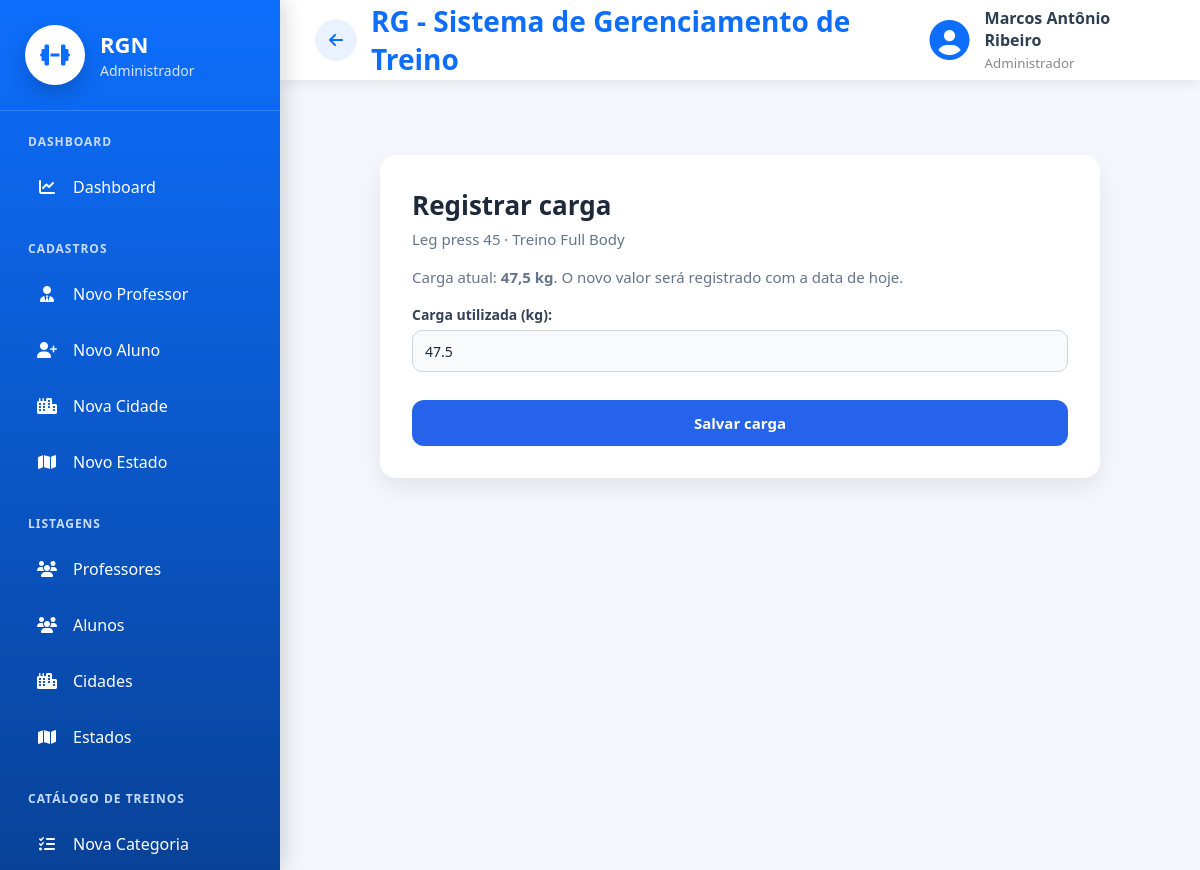
Page /exercicios/carga/registrar/241/ (signed in) on the committed database.
### cadastros/models.py (models this page shows, shortened)
class Auditoria(models.Model):
    cadastrado_em = models.DateTimeField(auto_now_add=True, verbose_name="Cadastrado em")
    atualizado_em = models.DateTimeField(auto_now=True, verbose_name="Atualizado em")
    class Meta:
        abstract = True

class Pessoa(Auditoria):
    TIPO_CHOICES = [
        ('ALUNO', 'Aluno'),
        ('PROFESSOR', 'Professor'),
        ('ADMINISTRADOR', 'Administrador')
    ]
    SEXO_CHOICES = [
        ('M', 'Masculino'),
        ('F', 'Feminino'),
        ('O', 'Outro'),
    ]
    NIVEL_CHOICES = [
        (1, 'Iniciante'),
        (2, 'Intermediário'),
        (3, 'Avançado'),
    ]
    tipo = models.CharField(max_length=20, choices=TIPO_CHOICES, verbose_name="Tipo de Pessoa")
    nome = models.CharField(max_length=50, verbose_name="Nome")
    data_nascimento = models.DateField(verbose_name="Data de nascimento",null=True,blank=True,validators=[validar_data_nascimento],)
    cpf = models.CharField(max_length=11, unique=True, verbose_name="CPF")
    telefone = models.CharField(max_length=15, verbose_name="Telefone")
    objetivo = models.TextField(verbose_name="Objetivo", null=True, blank=True)
    sexo = models.CharField(max_length=20, choices=SEXO_CHOICES, verbose_name="Sexo", null=True, blank=True)
    nivel = models.IntegerField(choices=NIVEL_CHOICES, verbose_name="Nível", null=True, blank=True)
    cidade = models.ForeignKey(Cidade, on_delete=models.PROTECT)
    professor = models.ForeignKey("self", on_delete=models.PROTECT, related_name="alunos", limit_choices_to={"tipo": "PROFESSOR"}, null=True, blank=True)
    usuario = models.OneToOneField("auth.User", on_delete=models.CASCADE, related_name="pessoa_usuario")
    precisa_trocar_senha = models.BooleanField(default=False, verbose_name="Precisa trocar a senha")

### exercicio/models.py (models this page shows, shortened)
class ExercicioTreino(Auditoria):
    treino = models.ForeignKey(Treino, on_delete=models.PROTECT, related_name="exercicio_do_treino")
    exercicio = models.ForeignKey(Exercicio, on_delete=models.PROTECT)
    series = models.IntegerField(verbose_name="Séries")
    repeticoes = models.IntegerField(verbose_name="Repetições")
    descanso = models.IntegerField(verbose_name="Descanso")
    peso_atual = models.FloatField(verbose_name="Peso Atual")
    cadastrado_por = models.ForeignKey(Pessoa, on_delete=models.PROTECT)

class Exercicio(Auditoria):
    nome = models.CharField(max_length=100, verbose_name="Nome do Exercicio")
    categoria = models.ForeignKey(Categoria, on_delete=models.PROTECT)
    descricao = models.CharField(max_length=150, verbose_name="Descrição")
    cadastrado_por = models.ForeignKey(Pessoa, on_delete=models.PROTECT)

class Treino(Auditoria):
    aluno = models.ForeignKey(Pessoa, on_delete=models.PROTECT, related_name="Treinos")
    nome_treino = models.CharField(max_length=20, verbose_name="Nome do Treino")
    data_inicio = models.DateField(verbose_name="Data de Inicio")
    data_fim = models.DateField(verbose_name="Data de Encerramento")
    descricao = models.CharField(max_length=100, verbose_name="Descrição")
    cadastrado_por = models.ForeignKey(Pessoa, on_delete=models.PROTECT)

### exercicio/views.py (the view, shortened to what this page needs)
# urls.py: path('carga/registrar/<int:pk>/', RegistrarCarga.as_view(), name='registrar-carga'),
class RegistrarCarga(SomenteDoMeuAlunoMixin, LoginRequiredMixin, GroupRequiredMixin, UpdateView):
    campo_aluno = 'treino__aluno'
    model = ExercicioTreino
    fields = ['peso_atual']
    template_name = 'registrar_carga.html'
    group_required = ["Professor", "Administrador", "Aluno"]
    def get_form(self, form_class=None):
        form = super().get_form(form_class)
        form.fields['peso_atual'].label = 'Carga utilizada (kg)'
        return form

### cadastros/permissoes.py (called while the page is built, shortened)
def eh_admin(user):
    return user.is_superuser or user.groups.filter(name="Administrador").exists()

def alunos_do_usuario(user):
    if eh_admin(user):
        return Pessoa.objects.filter(tipo="ALUNO")

    def get_queryset(self):
        return super().get_queryset().filter(
            **{f"{self.campo_aluno}__in": alunos_do_usuario(self.request.user)}
        )

### exercicio/templates/registrar_carga.html (shortened to what this page needs)
{% extends 'modelo.html' %}
{% load static %}
{% block css %}
<link rel="stylesheet" href="{% static 'css/cadastros/form.css' %}">
<link rel="stylesheet" href="{% static 'css/paginas/modelo.css' %}">
{% endblock %}
{% block main %}
<div class="form-page">
    <div class="form-card">
        <h2>Registrar carga</h2>
        <p>{{ object.exercicio.nome }} · Treino {{ object.treino.nome_treino }}</p>
        <p>
            Carga atual: <strong>{{ object.peso_atual|floatformat:"-1" }} kg</strong>.
            O novo valor será registrado com a data de hoje.
        </p>
        <form method="POST">
            {{ form.as_p }}
            <button type="submit" class="btn-salvar">Salvar carga</button>
        </form>
    </div>
</div>
{% endblock %}

### paginas/templates/modelo.html (shortened to what this page needs)
{% load static %}
<!DOCTYPE html>
<html lang="pt-br">
<head>
    <link rel="stylesheet" href="{% static 'css/paginas/modelo.css' %}">
    <link rel="stylesheet" href="{% static 'css/paginas/menu.css' %}">
    <link rel="stylesheet" href="{% static 'css/paginas/dashboard/dashboard_admin.css' %}">
    <link rel="stylesheet" href="{% static 'css/paginas/dashboard/dashboard_aluno.css' %}">
    <link rel="stylesheet" href="{% static 'css/paginas/dashboard/dashboard_professor.css' %}">
    <link rel="stylesheet" href="https://cdnjs.cloudflare.com/ajax/libs/font-awesome/6.7.2/css/all.min.css">
    <link rel="stylesheet" href="{% static 'css/global/ordenar_tabela.css' %}">
    <link rel="stylesheet" href="{% static 'css/global/acoes_dropdown.css' %}">
    <link rel="stylesheet" href="{% static 'css/global/kpi_cards.css' %}">
    {% block css %}
    {% endblock %}
</head>
<body>
    <div class="layout">
        {% if request.user.is_authenticated %}
        {% if is_admin %}
        {% include 'menus/menu_admin.html' %}
        {% elif is_professor %}
        {% include 'menus/menu_professor.html' %}
        {% elif is_aluno %}
        {% include 'menus/menu_aluno.html' %}
        {% endif %}
        {% endif %}
        <div class="main-area">
            <header class="topbar">
                <div class="titulo">
                    {% if request.user.is_authenticated %}
                    {% if request.resolver_match.url_name != 'inicio' %}
                    <a href="{% url 'inicio' %}" id="btn-voltar" class="btn-voltar-topo" title="Voltar">
                        <i class="fas fa-arrow-left"></i>
                    </a>
                    {% endif %}
                    {% endif %}
                    <h2>
                        {% block titulo %}
                        RG - Sistema de Gerenciamento de Treino
                        {% endblock %}
                    </h2>
                </div>
                {% if request.user.is_authenticated %}
                <div class="usuario">
                    <i class="fas fa-circle-user"></i>
                    <div>
                        <strong>
                            {{ request.user.pessoa_usuario.nome }}
                        </strong>
                        <small>
                            {% if is_admin %}
                            Administrador
                            {% elif is_professor %}
                            Professor
                            {% elif is_aluno %}
                            Aluno
                            {% endif %}
                        </small>
                    </div>
                </div>
                {% endif %}
            </header>
            <main class="conteudo">
                {% block main %}
                {% endblock %}
            </main>
        </div>
    </div>
</body>
</html>

### static/css/paginas/modelo.css (style rules this page uses)
* { margin:0; padding:0; box-sizing:border-box; font-family:"Segoe UI",sans-serif; }
body { background:#f4f7fb; color:#2c3e50; }
.layout { display:flex; min-height:100vh; }
.main-area { margin-left:280px; width:calc(100% - 280px); display:flex; flex-direction:column; }
.topbar { height:80px; background:white; display:flex; justify-content:space-between; align-items:center; padding:0 35px; box-shadow:0 3px 12px rgba(0,0,0,.08); }
.titulo h2 { color:#0d6efd; font-size:28px; }
.usuario { display:flex; align-items:center; gap:15px; }
.usuario i { font-size:40px; color:#0d6efd; }
.usuario strong { display:block; font-size:16px; }
.usuario small { color:#888; }
.conteudo { flex:1; padding:35px; }
.titulo { display:flex; align-items:center; gap:14px; }
.btn-voltar-topo { width:42px; height:42px; display:flex; align-items:center; justify-content:center; flex-shrink:0; border-radius:50%; background:#eaf2ff; color:#0d6efd; text-decoration:none; font-size:16px; transition:.2s; }

### static/css/paginas/dashboard/dashboard_admin.css (style rules this page uses)
* { margin:0; padding:0; box-sizing:border-box; }

### static/css/cadastros/form.css (style rules this page uses)
.form-page { min-height: calc(100vh - 80px); padding: 40px; background: #f4f7fb; display: flex; justify-content: center; align-items: flex-start; }
.form-card { width: 100%; max-width: 720px; background: #fff; padding: 32px; border-radius: 16px; box-shadow: 0 10px 25px rgba(15, 23, 42, 0.08); }
.form-card h2 { font-size: 26px; color: #1e293b; margin-bottom: 6px; }
.form-card p { margin-bottom: 18px; }
.form-card > p { color: #64748b; font-size: 15px; }
.form-card form p { display: flex; flex-direction: column; margin-bottom: 18px; }
.form-card label { font-size: 14px; font-weight: 600; color: #334155; margin-bottom: 6px; }
.form-card input, .form-card select, .form-card textarea { width: 100%; height: 42px; padding: 10px 12px; border: 1px solid #cbd5e1; border-radius: 10px; background: #f8fafc; font-size: 14px; color: #1e293b; outline: none; }
.btn-salvar { width: 100%; height: 46px; margin-top: 10px; border: none; border-radius: 12px; background: #2563eb; color: #fff; font-size: 15px; font-weight: 700; cursor: pointer; transition: 0.2s; }

### rows in the picture
ExercicioTreino: exercicio.nome "Leg press 45", treino.nome_treino "Full Body", peso_atual "47,5", peso_atual "47.5"

### other values in the picture
{{ request.user.pessoa_usuario.nome }} "Marcos Antônio Ribeiro"
